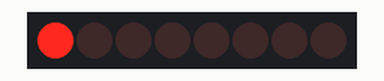
Recording of a sketch running on a simulated Arduino Uno, built with avr-gcc and run on an emulated ATmega328P. Shown: 8 shift-register outputs drawn as a row of LEDs (first output left, lit = HIGH). Wiring (inferred from the names in the program): shift register (74HC595): data pin 2; shift clock pin 3; latch pin 4. Wiring (inferred from the signals the program sends): row of LEDs: on Q0, Q1, Q2, Q3, Q4, Q5, Q6, Q7.

Above: at 0.6 s.
At 5.1 s:
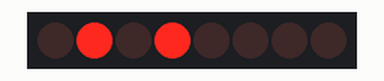
At 10.1 s:
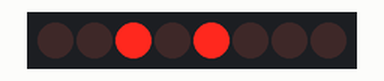
At 20.1 s:
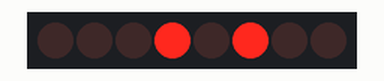
At 30.1 s:
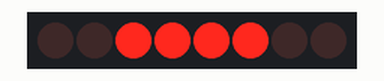
At 39.75 s:
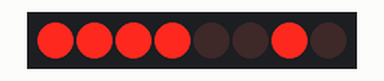
Timing chart, 0 to 40.0 s (numbered marks = the images above):
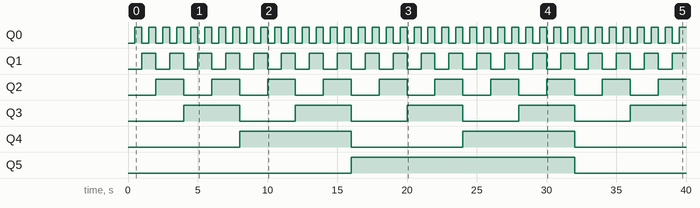

Measured:
- by itself, Q0: alternates HIGH for 0.50 s and LOW for 0.50 s
- by itself, Q1: alternates HIGH for 1.0 s and LOW for 1.0 s
- by itself, Q2: alternates HIGH for 2.0 s and LOW for 2.0 s
- by itself, Q3: alternates HIGH for 4.0 s and LOW for 4.0 s
- by itself, Q4: alternates HIGH for 8.0 s and LOW for 8.0 s
- by itself, Q5: LOW → HIGH at 16.0 s, → LOW 16.0 s later

The sketch:

ShiftRegister.ino
```cpp
int dataPin = 2; //DS
int clockPin = 3; //SH_CP
int latchPin = 4; //ST_CP

void setup() {
  pinMode(latchPin, OUTPUT);
  pinMode(clockPin, OUTPUT);
  pinMode(dataPin, OUTPUT);
}
void loop() {
  for (int numberToDisplay = 0; numberToDisplay < 256; numberToDisplay++) {
    digitalWrite(latchPin, LOW);
    shiftOut(dataPin, clockPin, MSBFIRST, numberToDisplay);
    digitalWrite(latchPin, HIGH);
    delay(500);
  }
}
```
